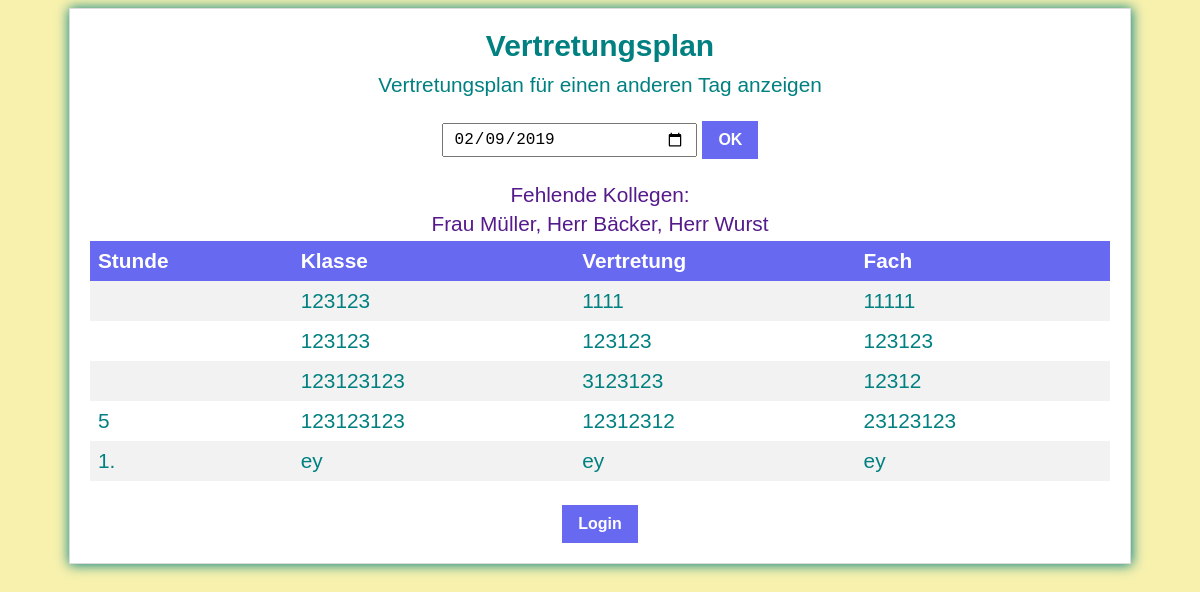
The page / on the database its author committed.
### tables this page shows
CREATE TABLE `plan` (
  `id` int(11) NOT NULL,
  `stunde` varchar(45) NOT NULL,
  `klasse` varchar(45) NOT NULL,
  `vertretung` varchar(45) NOT NULL,
  `fach` varchar(45) NOT NULL,
  `anmerkung` varchar(50) DEFAULT NULL,
  `hinzugefuegt` datetime DEFAULT CURRENT_TIMESTAMP,
  `datum` date DEFAULT NULL
);

### index.php (the view, shortened to what this page needs)
<!DOCTYPE html>
<html>
<head>
    <link href="css/design.css" rel="stylesheet">
</head>
<body>
<main>
    <h1>Vertretungsplan</h1>
    <?php
    $heute = date('Y-m-d');
    $morgen = strtotime("+1 day");
    $datummorgen = date("Y-m-d", $morgen);
    ?>
    <a>Vertretungsplan für einen anderen Tag anzeigen</a><br><br>
    <form action="index.php" method="get">
        <input class='textfield' type="date" name="datum" id="datum" value="<?php echo $datummorgen ?>">
        <input class='loginbtn' type="Submit" value="OK"/>
    </form>
    <?php
    $pdo = new PDO('mysql:host=localhost;dbname=vertretungsplan', 'root', '');
    if (isset($_GET['datum'])) {
        $vpdatum = $_GET['datum'];
        $zaehler = 0;
        $sql = 'SELECT * FROM plan WHERE datum="' . $vpdatum . '" ORDER BY klasse';
        foreach ($pdo->query($sql) as $row) {
            $zaehler += 1;
        }
        if ($zaehler == 0) {
            echo "<a href=''style='text-decoration:none'> Es gibt keinen vertretungsplan für diesen Tag.</a>";
        } else {
            echo "<a class='abstand' href=''style='text-decoration:none'>Fehlende Kollegen:</a>";
            $fehlende_kollegen = file_get_contents('./docs/fehlendekollegen.txt');
              echo "<a class='abstand' href=\"\"style=\"text-decoration:none\">$fehlende_kollegen</a>";
              echo '<table>';
              echo '<th><a class="th" href=""> Stunde </th>';
              echo '<th><a class="th" href=""> Klasse </th>';
              echo '<th><a class="th" href=""> Vertretung </th>';
              echo '<th><a class="th" href=""> Fach </th>';
            $sql = 'SELECT * FROM plan WHERE datum="' . $vpdatum . '" ORDER BY klasse';
            foreach ($pdo->query($sql) as $row) {
              echo "<tr>";
              echo '<td><a class="td" href="">' . $row['stunde'] . '</a></td>';
              echo '<td><a class="td" href="">' . $row['klasse'] . '</a></td>';
              echo '<td><a class="td" href="">' . $row['vertretung'] . '</a></td>';
              echo '<td><a class="td" href="">' . $row['fach'] . '</a></td>';
              echo "</tr>";
            }
            echo '</table>';
            echo '</br>';
        }
        if (isset($_SESSION['loggedin'])) {
            echo "<meta http-equiv='refresh' content='0; URL=editor.php'>";
        } else {
            echo "<script src='js/NotLoggedIn.js'></script>";
        }
    } else {
        $zaehler = 0;
        $sql = 'SELECT * FROM plan WHERE datum="' . $heute . '" ORDER BY klasse';
        foreach ($pdo->query($sql) as $row) {
            $zaehler += 1;
        }
        if ($zaehler == 0) {
            echo "<a id='Error' href=''style='text-decoration:none'> Es gibt keinen vertretungsplan für heute.</a>";
        } else {
            echo "<a class='abstand' href=\"\"style=\"text-decoration:none\">Fehlende Kollegen:</a>";
            $fehlende_kollegen = file_get_contents('./docs/fehlendekollegen.txt');
            echo "<a class='abstand' href=\"\"style=\"text-decoration:none\">$fehlende_kollegen</a>";
            echo '<table>';
            echo '<th><a class="th" href=""> Stunde </th>';
            echo '<th><a class="th" href=""> Klasse </th>';
            echo '<th><a class="th" href=""> Vertretung </th>';
            echo '<th><a class="th" href=""> Fach </th>';
            $sql = 'SELECT * FROM plan WHERE datum="' . $heute . '" ORDER BY klasse';
            foreach ($pdo->query($sql) as $row) {
              echo "<tr>";
              echo '<td><a class="td" href="">' . $row['stunde'] . '</a></td>';
              echo '<td><a class="td" href="">' . $row['klasse'] . '</a></td>';
              echo '<td><a class="td" href="">' . $row['vertretung'] . '</a></td>';
              echo '<td><a class="td" href="">' . $row['fach'] . '</a></td>';
              echo "</tr>";
            }
            echo '</table>';
        }
    }
    ?>
</main>
</body>
</html>

### css/design.css (style rules this page uses)
body { background-color: #F8F1AE; font-family: Arial, Helvetica, sans-serif; }
main { width: 1020px; margin: 0 auto; background-color: white; padding: 20px; box-shadow: 0px 0px 12px 0.5px; text-align: center; font-size: 1.3em; border: 1px solid gainsboro; color: teal; font-family: inherit; }
.loginbtn { background-color: #6769F1; border: none; font-weight: bold; color: white; padding: 10px 16px; text-align: center; text-decoration: none; display: inline-block; font-size: 16px; vertical-align: middle; }
table { border-collapse: collapse; width: 100%; }
th, td { text-align: left; padding: 8px; font-family: Arial, Helvetica, sans-serif; }
tr:nth-child(even) { background-color: #f2f2f2 }
th { background-color: #6769F1; color: white; }
.th { text-decoration:none; color:white; }
.td { text-decoration:none; color: teal; }
form input { padding: 3px; font-size: 16px; }
h1 { font-size: 30px; margin: 10px; margin-top: 0; }
.abstand { margin-bottom: 5px; display: block; }
.textfield { width: 25%; padding: 8px 10px; box-sizing: border-box; vertical-align: middle; }
input[type=date].textfield { padding: 5px 10px; }

### rows shown on the page
plan: klasse "123123", vertretung "1111", fach "11111"
plan: klasse "123123", vertretung "123123", fach "123123"
plan: klasse "123123123", vertretung "3123123", fach "12312"
plan: stunde "5", klasse "123123123", vertretung "12312312", fach "23123123"
plan: stunde "1.", klasse "ey", vertretung "ey", fach "ey"

### other values the page prints
$fehlende_kollegen "Frau Müller, Herr Bäcker, Herr Wurst"
